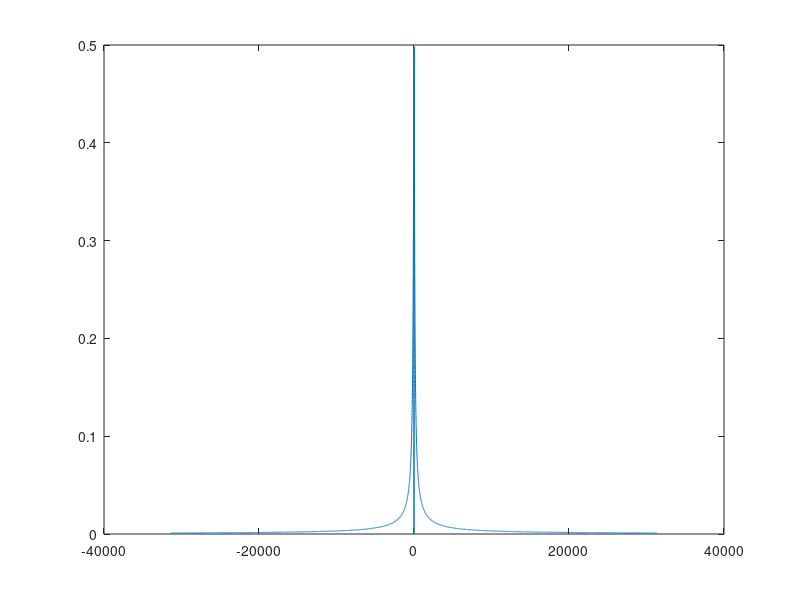

Recreate this plot in MATLAB.
f=-5000:5000;
w=2*pi*f;
v=10;
r=20;
L=2;
C=3;
F=1/(2*pi*sqrt(L*C));
w0=2*pi*F;
H=v./sqrt(r^2+(f*L-1./(f*C)).^2);
plot(w,abs(H));
hold on;
    %XL=log(w.^(200/log(2*pi*F)));
    %semilogx(w,XL);
%     VL=H.*XL;
%     hold on;
%     semilogx(w,VL);
%     grid on;
%     axis([1e-10 1e10 -250 2000]);
%     XC=-200*ones(1,length(f));
%     semilogx(w,XC);
%     VC=H*200;
%     semilogx(w,VC);
%     %fprintf('%d\n',l);